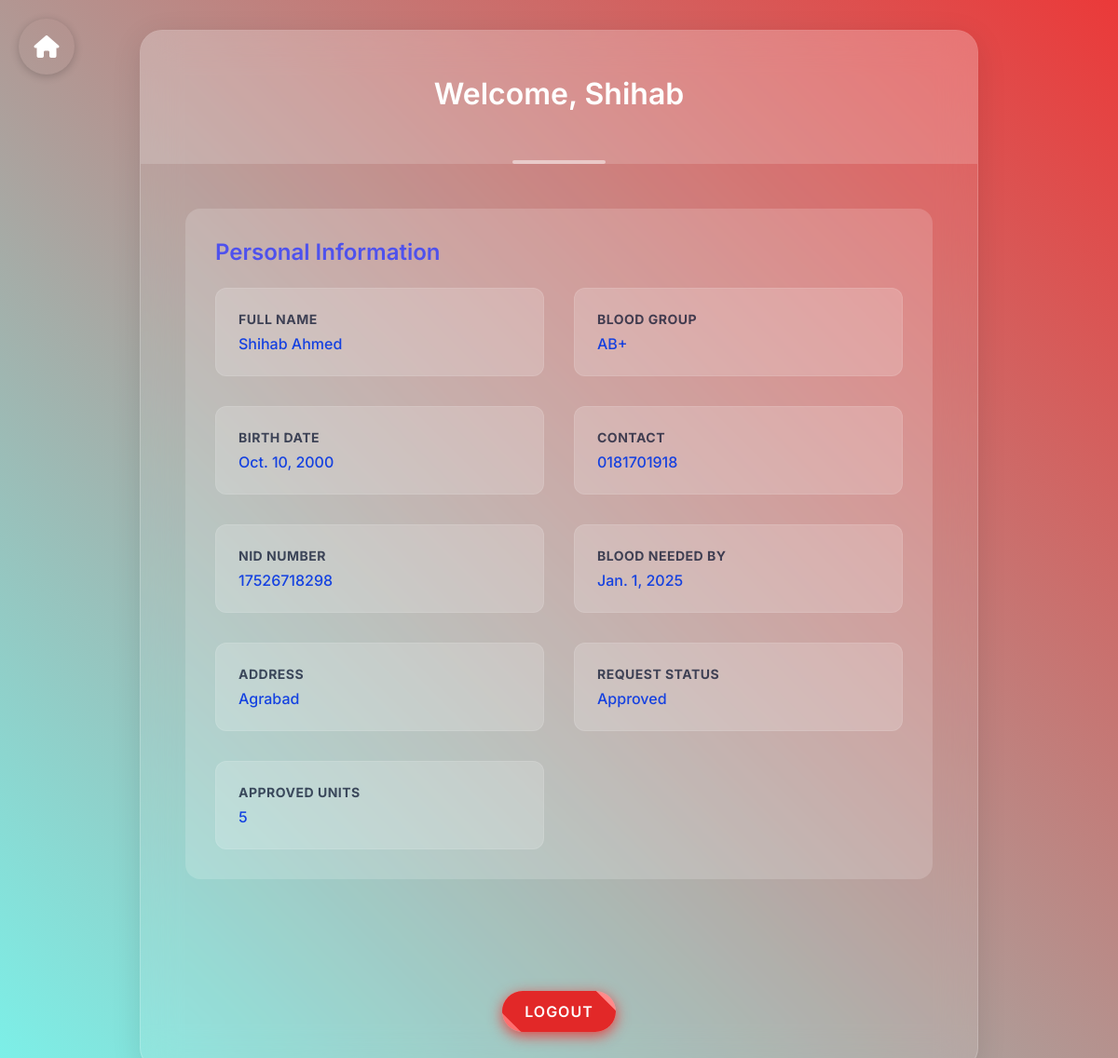
/profile/ (signed in), run on the app's committed database.
### blood_bank/models.py (models this page shows)
class Recipient2(models.Model):
    username = models.CharField(max_length=100)
    full_name = models.CharField(max_length=255, verbose_name="Full Name")
    blood_group = models.ForeignKey(BloodGroup, on_delete=models.CASCADE)
    birth_date = models.DateField(verbose_name="Date of Birth")  # Changed 'dob' to 'birth_date'
    address = models.TextField(null=True, blank=True)
    contact = models.CharField(max_length=15, null=True, blank=True)
    nid_number = models.CharField(max_length=20, null=True, blank=True)
    by_date = models.DateField(null=True, blank=True)
    units = models.PositiveIntegerField(default=1)  # New field for units

class BloodGroup(models.Model):
    name = models.CharField(max_length=10, unique=True, verbose_name="Blood Group")
    class Meta:
        verbose_name = "Blood Group"
        verbose_name_plural = "Blood Groups"
    def __str__(self):
        return self.name

### blood_bank/views.py (the view)
# urls.py: path('profile/', views.profile, name='profile'),
@login_required
def profile(request):
    try:
        recipient = Recipient2.objects.filter(username = request.user.username).first()
        return render(request, 'profile.html', {'recipient': recipient})
    except Recipient2.DoesNotExist:
        return HttpResponse("No recipient data found for this user.")

### blood_bank/templates/profile.html (shortened to what this page needs)
<!DOCTYPE html>
<html lang="en">
<head>
    <link href="https://cdnjs.cloudflare.com/ajax/libs/font-awesome/6.4.0/css/all.min.css" rel="stylesheet">
</head>
<body>
    <button class="home-button" onclick="window.location.href='/'">
        <i class="fas fa-home"></i>
    </button>
</head>
<body>
    <div class="profile-container">
        <div class="profile-header">
            <h2>Welcome, {{ user.username }}</h2>
        </div>
        {% if recipient %}
            <div class="profile-body">
                <div class="profile-section">
                    <h4>Personal Information</h4>
                    <div class="profile-grid">
                        <div class="profile-item">
                            <strong>Full Name</strong>
                            <p>{{ recipient.full_name }}</p>
                        </div>
                        <div class="profile-item">
                            <strong>Blood Group</strong>
                            <p>{{ recipient.blood_group }}</p>
                        </div>
                        <div class="profile-item">
                            <strong>Birth Date</strong>
                            <p>{{ recipient.birth_date }}</p>
                        </div>
                        <div class="profile-item">
                            <strong>Contact</strong>
                            <p>{{ recipient.contact }}</p>
                        </div>
                        <div class="profile-item">
                            <strong>NID Number</strong>
                            <p>{{ recipient.nid_number }}</p>
                        </div>
                        <div class="profile-item">
                            <strong>Blood Needed By</strong>
                            <p>{{ recipient.by_date }}</p>
                        </div>
                        <div class="profile-item" >
                            <strong>Address</strong>
                            <p>{{ recipient.address }}</p>
                        </div>
                        <div class="profile-item">
                            <strong>Request Status</strong>
                            <p>{{ recipient.status }}</p>
                        </div>
                        <div class="profile-item">
                            <strong>Approved Units</strong>
                            <p>{{ recipient.units }}</p>
                        </div>
                    </div>
                </div>
            </div>
        {% else %}
            <div class="no-data">
                <p>No recipient data found for this user.</p>
            </div>
        {% endif %}
        <form method="post" action="/logout/" class="logout-form">
            <button type="submit" class="logout-button">
                <span>Logout</span>
            </button>
        </form>
    </div>
</body>
</html>

### blood_bank/templates/profile.html (style rules this page uses)
* { margin: 0; padding: 0; box-sizing: border-box; font-family: 'Inter', sans-serif; }
body { min-height: 100vh; background: linear-gradient(45deg,rgb(122, 243, 235),rgb(235, 57, 57)); display: flex; align-items: center; justify-content: center; padding: 2rem; }
.profile-container { width: 100%; max-width: 900px; background: rgba(255, 255, 255, 0.1); backdrop-filter: blur(20px); border-radius: 24px; border: 1px solid rgba(255, 255, 255, 0.2); overflow: hidden; box-shadow: 0 8px 32px rgba(0, 0, 0, 0.1); }
.profile-header { padding: 3rem; text-align: center; position: relative; background: rgba(255, 255, 255, 0.16); }
.profile-header h2 { color: rgb(255, 255, 255); font-size: 2rem; font-weight: 600; margin-bottom: 0.5rem; }
.profile-header::after { content: ''; position: absolute; bottom: 0; left: 50%; transform: translateX(-50%); width: 100px; height: 4px; background: rgba(255, 255, 255, 0.49); border-radius: 2px; }
.profile-body { padding: 3rem; }
.profile-section { background: rgba(255, 255, 255, 0.17); border-radius: 16px; padding: 2rem; margin-bottom: 2rem; }
.profile-section h4 { color: rgb(78, 81, 237); font-size: 1.5rem; margin-bottom: 1.5rem; font-weight: 600; }
.profile-grid { display: grid; grid-template-columns: repeat(auto-fit, minmax(250px, 1fr)); gap: 2rem; }
.profile-item { background: rgba(255, 255, 255, 0.18); padding: 1.5rem; border-radius: 12px; border: 1px solid rgba(255, 255, 255, 0.1); transition: transform 0.3s ease; }
.profile-item strong { display: block; color: rgba(1, 12, 40, 0.7); font-size: 0.875rem; margin-bottom: 0.5rem; text-transform: uppercase; letter-spacing: 0.5px; }
.profile-item p { color: rgba(11, 58, 226, 0.95); font-size: 1rem; font-weight: 500; }
.logout-form { text-align: center; margin-top: 40px; margin-bottom: 40px; }
.logout-button { padding: 12px 24px; color: #fff; background: linear-gradient(45deg, #ff6b6b, #ff8e8e); border: none; border-radius: 50px; cursor: pointer; font-size: 16px; font-weight: 600; text-transform: uppercase; letter-spacing: 1px; transition: all 0.3s ease; box-shadow: 0 4px 15px rgba(244, 28, 28, 0.76); position: relative; overflow: hidden; }
.logout-button::before { content: ''; position: absolute; top: -50%; left: -50%; width: 200%; height: 200%; background: rgb(226, 40, 40); transform: rotate(45deg); z-index: 1; transition: all 0.3s ease; }
.logout-button span { position: relative; z-index: 2; }
.home-button { position: fixed; top: 20px; left: 20px; background-color: var(--primary-color); color: white; border: none; border-radius: 50%; width: 60px; height: 60px; font-size: 24px; cursor: pointer; transition: all 0.3s ease; box-shadow: 0 2px 10px rgba(0, 0, 0, 0.2); z-index: 1000; }

### data on the page
Recipient2: full_name "Shihab Ahmed", blood_group "AB+", birth_date "Oct. 10, 2000", contact "0181701918", nid_number "17526718298", by_date "Jan. 1, 2025", address "Agrabad", status "Approved", units "5"

### other printed values
{{ user.username }} "Shihab"
